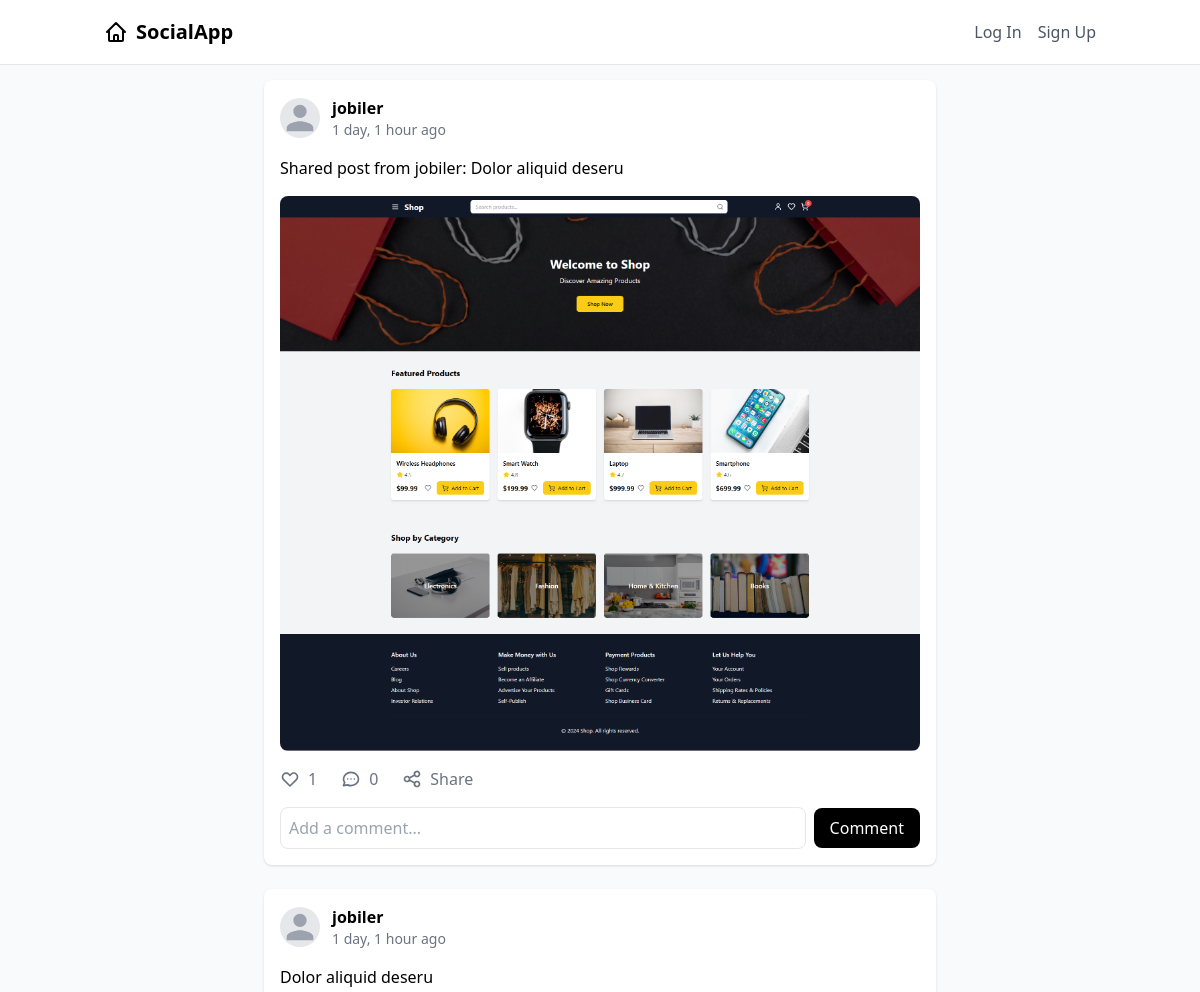
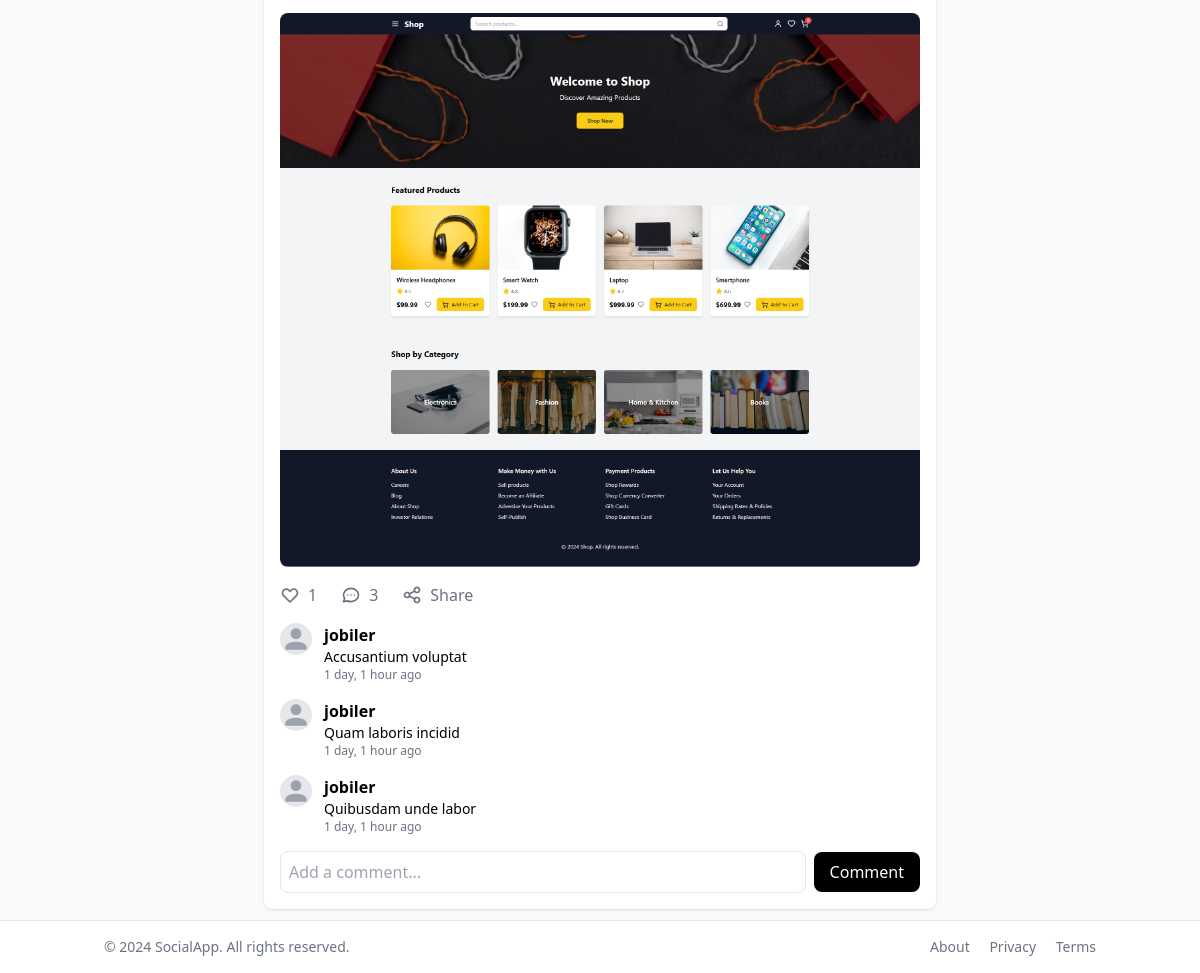
The app's page /, older data (2 pictures, top to bottom).
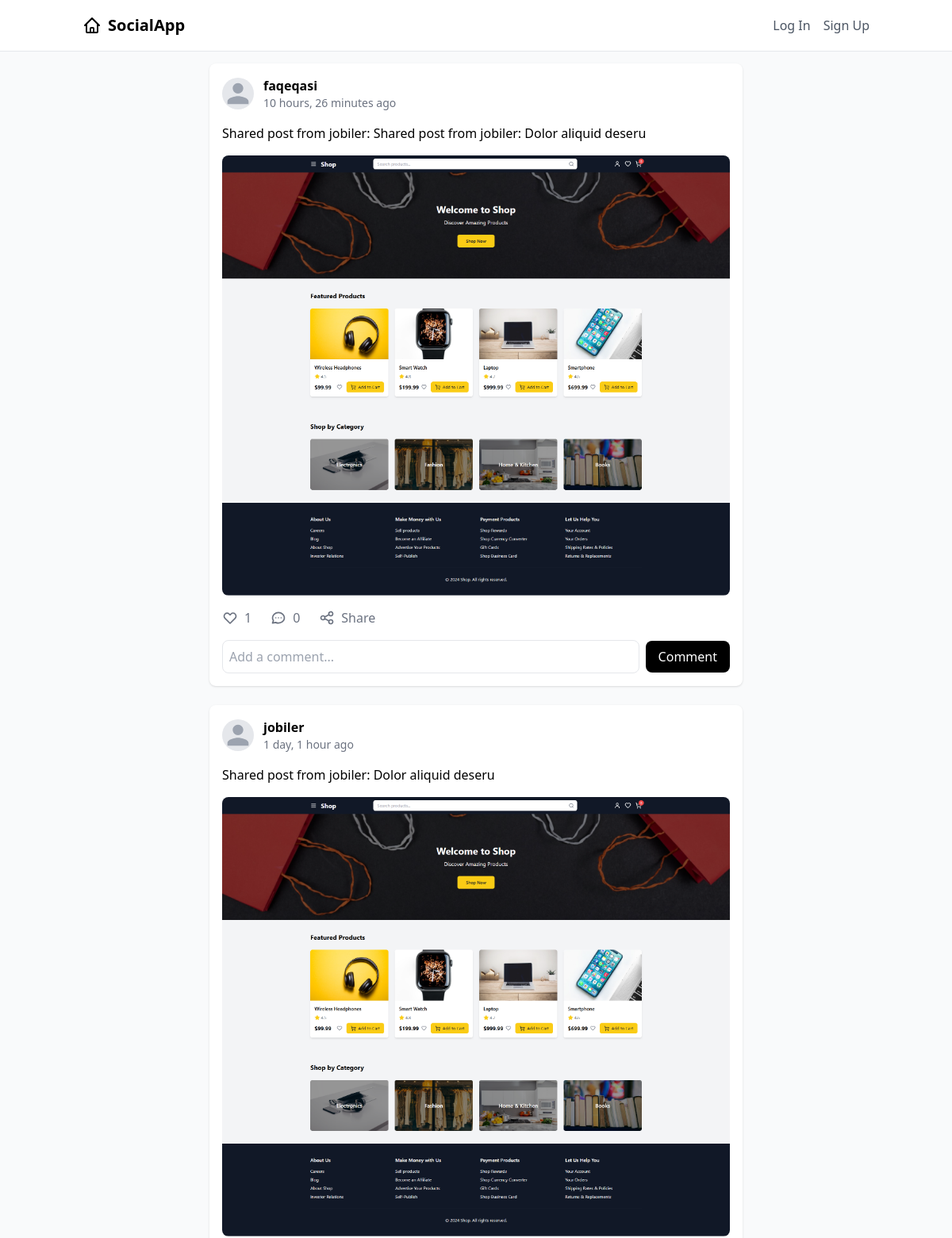
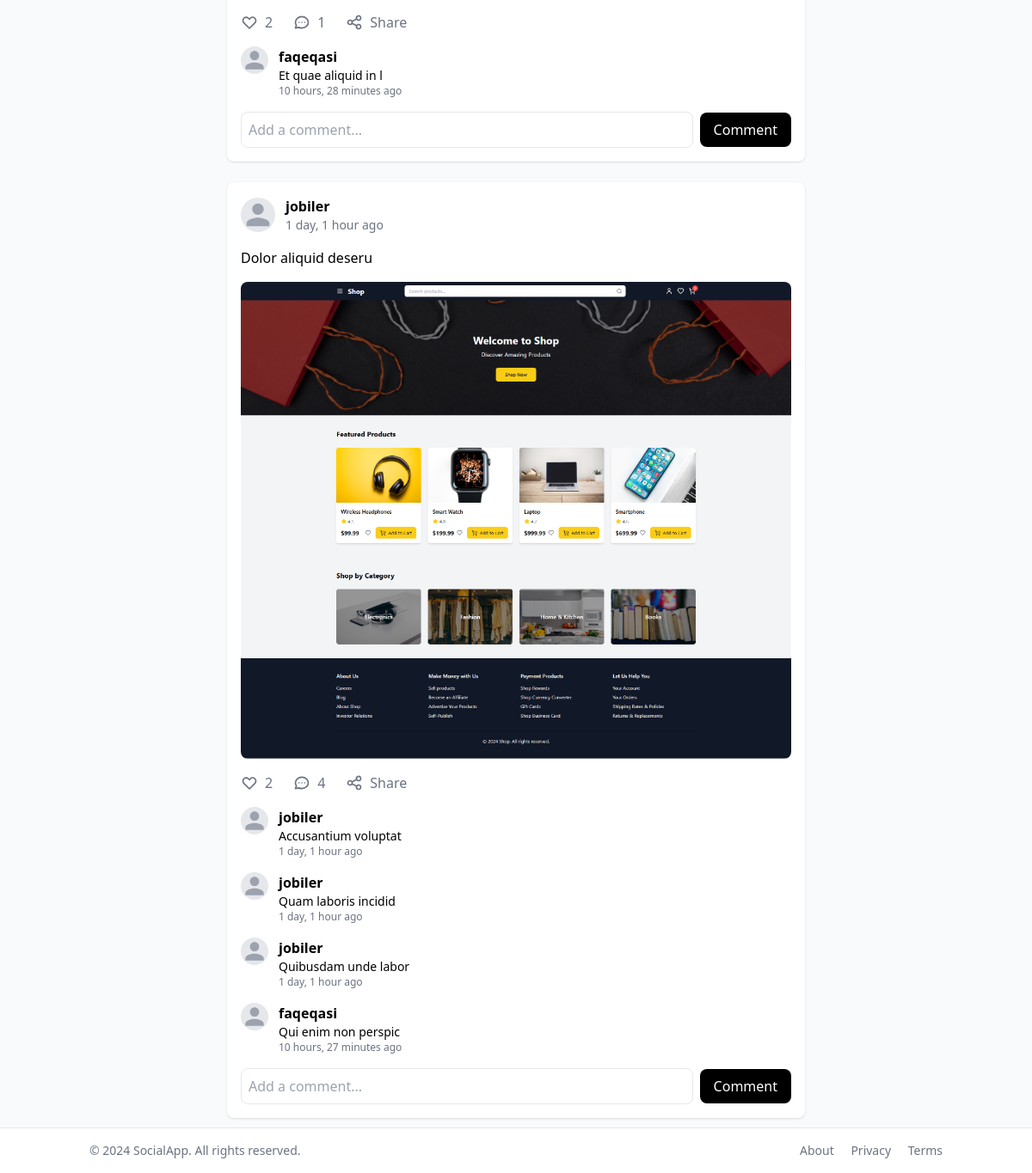
The same page, newer data (2 pictures, top to bottom).
### posts/models.py (models this page shows, shortened)
class Post(models.Model):
    user = models.ForeignKey(User, on_delete=models.CASCADE)
    content = models.TextField()
    image = models.ImageField(upload_to='post_images/', blank=True, null=True)
    created_at = models.DateTimeField(auto_now_add=True)
    updated_at = models.DateTimeField(auto_now=True)
    likes = models.ManyToManyField(User, related_name='liked_posts', blank=True)
    class Meta:
        ordering = ['-created_at']

class Comment(models.Model):
    post = models.ForeignKey(Post, on_delete=models.CASCADE, related_name='comments')
    user = models.ForeignKey(User, on_delete=models.CASCADE)
    content = models.TextField()
    created_at = models.DateTimeField(auto_now_add=True)
    class Meta:
        ordering = ['created_at']

### posts/views.py (the view)
# urls.py: path('', views.home, name='home'),
def home(request):
    posts = Post.objects.select_related('user').prefetch_related('likes', 'comments').all()
    comment_form = CommentForm()
    return render(request, 'posts/home.html', {'posts': posts, 'comment_form': comment_form})

### posts/forms.py
class CommentForm(forms.ModelForm):
    class Meta:
        model = Comment
        fields = ['content']

### templates/posts/home.html (shortened to what this page needs)
{% extends 'base.html' %}
{% block content %}
<div class="max-w-2xl mx-auto space-y-6">
    {% for post in posts %}
    <article class="bg-white rounded-lg shadow" id="post-{{ post.id }}">
        <div class="p-4">
            <div class="flex items-center space-x-3 mb-4">
                <div class="w-10 h-10 bg-gray-200 rounded-full overflow-hidden">
                    {% if post.user.profile_image %}
                        <img src="{{ post.user.profile_image.url }}" alt="{{ post.user.username }}" class="w-full h-full object-cover">
                    {% else %}
                        <svg class="w-full h-full text-gray-400" fill="currentColor" viewBox="0 0 24 24">
                            <path d="M12 12c2.21 0 4-1.79 4-4s-1.79-4-4-4-4 1.79-4 4 1.79 4 4 4zm0 2c-2.67 0-8 1.34-8 4v2h16v-2c0-2.66-5.33-4-8-4z" />
                        </svg>
                    {% endif %}
                </div>
                <div>
                    <h3 class="font-semibold">{{ post.user.username }}</h3>
                    <p class="text-sm text-gray-500">{{ post.created_at|timesince }} ago</p>
                </div>
            </div>
            <p class="mb-4">{{ post.content }}</p>
            {% if post.image %}
                <div class="rounded-lg overflow-hidden mb-4">
                    <img src="{{ post.image.url }}" alt="Post image" class="w-full">
                </div>
            {% endif %}
            <div class="flex items-center space-x-6 text-gray-500">
                <button class="flex items-center space-x-2 hover:text-primary like-button" data-post-id="{{ post.id }}">
                    <svg xmlns="http://www.w3.org/2000/svg" class="h-5 w-5" fill="{% if request.user in post.likes.all %}currentColor{% else %}none{% endif %}" viewBox="0 0 24 24" stroke="currentColor">
                        <path stroke-linecap="round" stroke-linejoin="round" stroke-width="2" d="M4.318 6.318a4.5 4.5 0 000 6.364L12 20.364l7.682-7.682a4.5 4.5 0 00-6.364-6.364L12 7.636l-1.318-1.318a4.5 4.5 0 00-6.364 0z" />
                    </svg>
                    <span class="likes-count">{{ post.likes.count }}</span>
                </button>
                <button class="flex items-center space-x-2 hover:text-primary comment-button" data-post-id="{{ post.id }}">
                    <span class="comments-count">{{ post.comments.count }}</span>
                </button>
                <a href="{% url 'share_post' post.id %}" class="flex items-center space-x-2 hover:text-primary">
                    <span>Share</span>
                </a>
            </div>
            <div class="mt-4 space-y-4 comments-section" id="comments-{{ post.id }}">
                {% for comment in post.comments.all %}
                    <div class="flex items-start space-x-3">
                        <div class="w-8 h-8 bg-gray-200 rounded-full overflow-hidden">
                            {% if comment.user.profile_image %}
                                <img src="{{ comment.user.profile_image.url }}" alt="{{ comment.user.username }}" class="w-full h-full object-cover">
                            {% else %}
                                <svg class="w-full h-full text-gray-400" fill="currentColor" viewBox="0 0 24 24">
                                    <path d="M12 12c2.21 0 4-1.79 4-4s-1.79-4-4-4-4 1.79-4 4 1.79 4 4 4zm0 2c-2.67 0-8 1.34-8 4v2h16v-2c0-2.66-5.33-4-8-4z" />
                                </svg>
                            {% endif %}
                        </div>
                        <div class="flex-1">
                            <p class="font-semibold">{{ comment.user.username }}</p>
                            <p class="text-sm">{{ comment.content }}</p>
                            <p class="text-xs text-gray-500">{{ comment.created_at|timesince }} ago</p>
                        </div>
                    </div>
                {% endfor %}
            </div>
            <form class="mt-4 comment-form" data-post-id="{{ post.id }}">
                <div class="flex items-center space-x-2">
                    <input type="text" name="content" placeholder="Add a comment..." class="flex-1 p-2 border rounded-lg focus:outline-none focus:ring-2 focus:ring-primary">
                    <button type="submit" class=" bg-black px-4 py-2 bg-primary text-white rounded-lg hover:bg-secondary transition">Comment</button>
                </div>
            </form>
        </div>
    </article>
    {% empty %}
    <div class="bg-white rounded-lg shadow p-6 text-center text-gray-500">
        No posts yet. Be the first to post!
    </div>
    {% endfor %}
</div>
{% endblock %}

### templates/base.html (shortened to what this page needs)
<!DOCTYPE html>
<html lang="en">
<head>
    {% load static %}
    <script src="https://cdn.tailwindcss.com"></script>
</head>
<body class="bg-gray-50">
    <header class="fixed top-0 left-0 right-0 bg-white border-b z-50">
        <div class="container mx-auto px-4">
            <nav class="flex items-center justify-between h-16">
                <a href="{% url 'home' %}" class="flex items-center space-x-2">
                    <span class="text-xl font-semibold text-primary">SocialApp</span>
                </a>
                <div class="flex items-center space-x-4">
                    {% if user.is_authenticated %}
                        <a href="{% url 'profile' %}" class="text-gray-600 hover:text-primary">Profile</a>
                        <a href="{% url 'logout' %}" class="text-gray-600 hover:text-primary">Log Out</a>
                    {% else %}
                        <a href="{% url 'login' %}" class="text-gray-600 hover:text-primary">Log In</a>
                        <a href="{% url 'signup' %}" class="text-gray-600 hover:text-primary">Sign Up</a>
                    {% endif %}
                </div>
            </nav>
        </div>
    </header>
    <main class="container mx-auto px-4 pt-20 pb-16">
        {% block content %}
        {% endblock %}
    </main>
    <footer class="fixed bottom-0 left-0 right-0 bg-white border-t">
        <div class="container mx-auto px-4 py-4">
            <div class="flex justify-between items-center text-sm text-gray-500">
                <p>© 2024 SocialApp. All rights reserved.</p>
                <div class="space-x-4">
                    <a href="#" class="hover:text-primary">About</a>
                    <a href="#" class="hover:text-primary">Privacy</a>
                    <a href="#" class="hover:text-primary">Terms</a>
                </div>
            </div>
        </div>
    </footer>
</body>
</html>

Row changes from the older to the newer data that the page shows:
added Post: user.username "faqeqasi", created_at "10 hours, 26 minutes", content "Shared post from jobiler: Shared post from jobiler: Dolor aliquid deseru", image (picture), likes.count "1", comments.count "0"
computed for Post "Shared post from jobiler: Dolor aliquid deseru": likes.count "1" → "2"; comments.count "0" → "1"
added Comment: user.username "faqeqasi", content "Et quae aliquid in l", created_at "10 hours, 28 minutes", shown under Post "Shared post from jobiler: Dolor aliquid deseru"
computed for Post "Dolor aliquid deseru": likes.count "1" → "2"; comments.count "3" → "4"
added Comment: user.username "faqeqasi", content "Qui enim non perspic", created_at "10 hours, 27 minutes", shown under Post "Dolor aliquid deseru"
